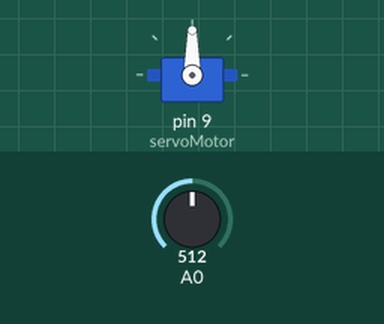
This sketch was run on a simulated Arduino Uno, built with avr-gcc and run on an emulated ATmega328P. Parts: servo. The test bench sets the inputs (shaded band); at power-on: A0 = 512.

Above: at 1.2 s.
1.3 s: A0 set to 716
At 2.5 s:
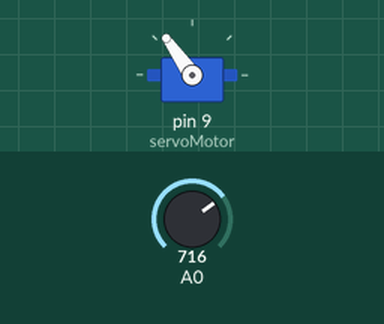
2.8 s: A0 set to 900
At 3.6 s:
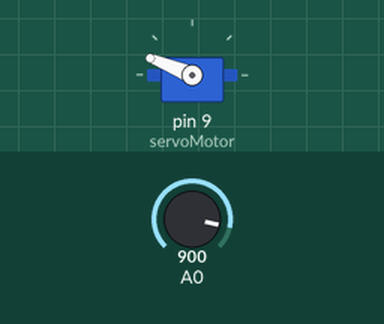
4.3 s: A0 set to 1023
At 4.8 s:
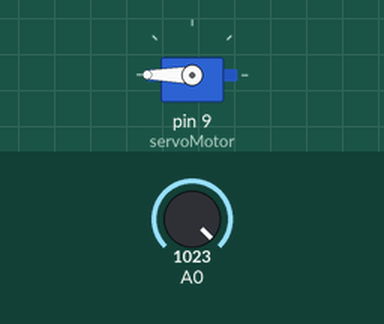
5.8 s: A0 set to 306
At 7.0 s:
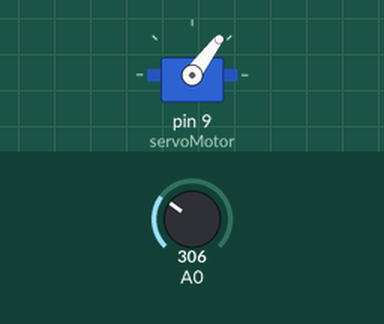
7.3 s: A0 set to 122
At 8.2 s:
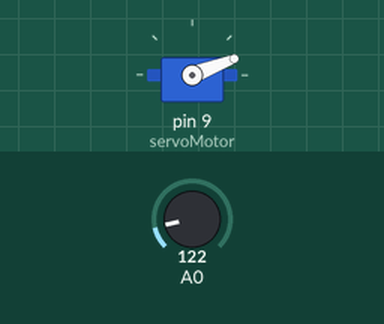
Timing chart, 0 to 9.8 s (numbered marks = the images above; inputs shaded):
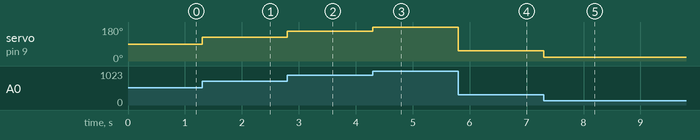

Measured:
- after the input at 1.3 s, servo on pin 9 (servoMotor): 90° → 125° at once
- after the input at 2.8 s, servo on pin 9 (servoMotor): 125° → 158° at once
- after the input at 4.3 s, servo on pin 9 (servoMotor): 158° → 180° at once
- after the input at 5.8 s, servo on pin 9 (servoMotor): 180° → 53° at once
- after the input at 7.3 s, servo on pin 9 (servoMotor): 53° → 21° at once

The sketch:

_14-SERVO_POTENCIOMETRO_MAP.ino
```cpp
#include <Servo.h>
Servo servoMotor;

void setup() {
  Serial.begin(9600);
  servoMotor.attach(9);
}

void loop()
{
  int valorSensor = analogRead(A0);
  valorSensor = map(valorSensor,0, 1023,0,180);
  servoMotor.write(valorSensor);

}
```
